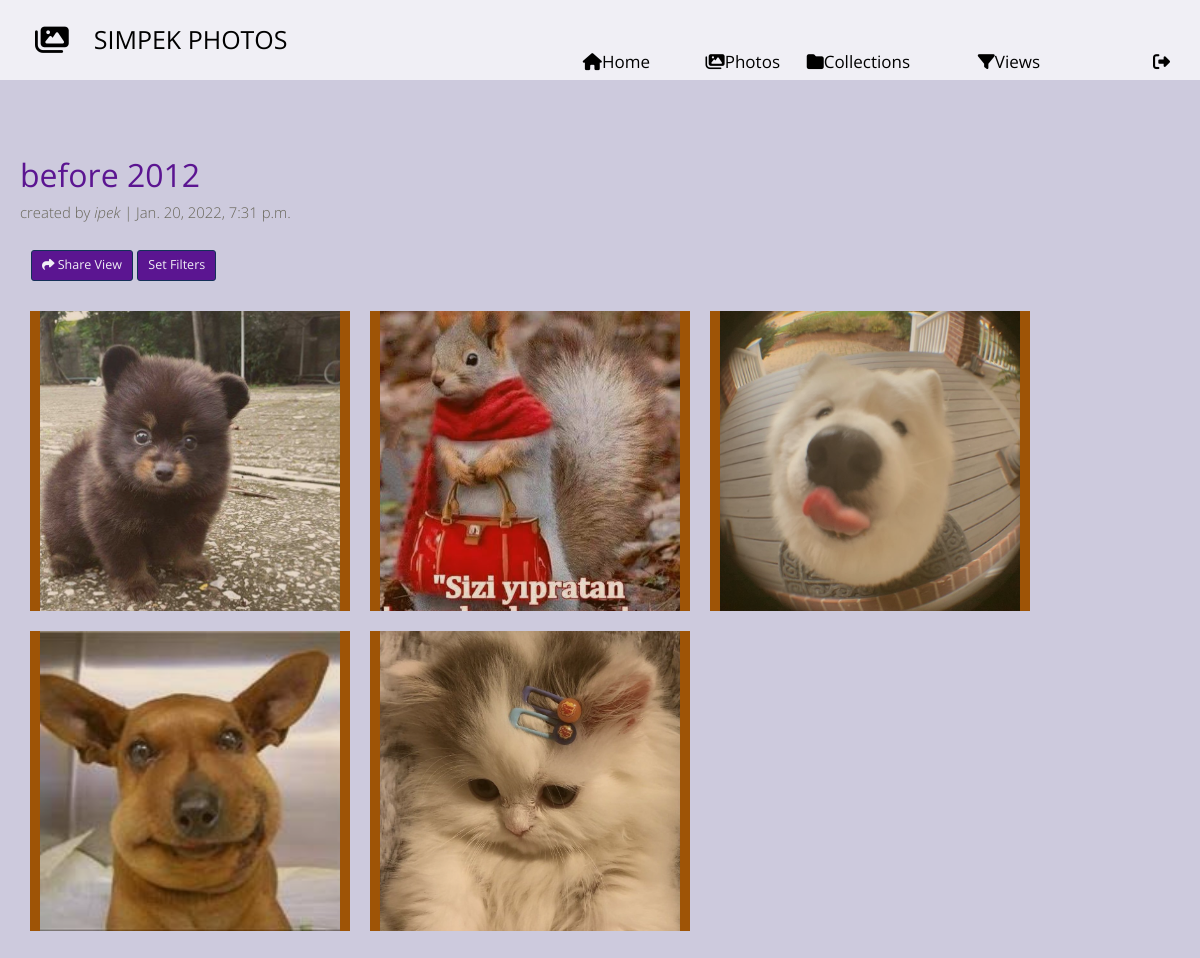
Screenshot of /shared-photo-library/view/2 (signed in) with the database file from the repository.
### shared_photo_library/models.py (models this page shows, shortened)
class FilterView(models.Model):
    owner = models.ForeignKey(User, on_delete=models.CASCADE, related_name='view_owner')
    collection = models.ForeignKey(Collection, on_delete=models.CASCADE, related_name='attached_to')
    view_name = models.CharField(max_length=100)
    shared_users = models.ManyToManyField(User, related_name='shared_views')
    tags = models.CharField(max_length=100, null=True)
    conjunctive = models.BooleanField(default=False)
    login_required = models.BooleanField(default=True)
    location_rect = models.CharField(max_length=100, null=True)
    start_time = models.DateField(null=True)
    end_time = models.DateField(null=True)
    created_date = models.DateTimeField(default=timezone.now)
    photos = models.ManyToManyField(Photo, related_name='view_photos')
    cover = models.ImageField(default='empty_col.jpg')

class Photo(models.Model):
    photo = models.ImageField(blank=True)
    location = models.CharField(max_length=100, null=True)
    date = models.DateField(null=True)
    tags = models.CharField(max_length=100, null=True)
    added_by = models.ForeignKey(User, on_delete=models.CASCADE)
    added_time = models.DateTimeField(default=timezone.now)

### shared_photo_library/views.py (the view, shortened to what this page needs)
# urls.py: path('view/<int:id>', FilterViewDetail.as_view(), name="view_detail"),
class FilterViewDetail(LoginRequiredMixin, View):
    def get(self, request, **kwargs):
        logged_in_user = request.user
        view_id = int(kwargs['id'])
        view = FilterView.objects.get(id=view_id)
        photos = view.photos.all().order_by('-added_time')
        photos = photo_tags_as_list(photos)
        filter_tags = view.collection.get_filter_tags()
        not_shared_users = [user.username for user in User.objects.all().exclude(shared_views=view)]
        shared_users = {user.username: user for user in User.objects.filter(shared_views=view)}
        return render(request, 'shared_photo_library/view_detail.html',
                      {'user': logged_in_user, 'photos': photos, 'view': view, 'filter_tags': filter_tags,
                       'not_shared_users': not_shared_users, 'shared_users': shared_users})

### shared_photo_library/models.py (called while the page is built)
def photo_tags_as_list(photos):
    for ph in photos:
        ph.tags = ph.tags.split(',')
    return photos

    def get_filter_tags(self):
        photos = self.photos.all()
        photos = photo_tags_as_list(photos)
        filter_tags = set()
        for ph in photos:
            if ph.tags != ['']:
                filter_tags = filter_tags.union(set(ph.tags))
        return filter_tags

### shared_photo_library/templates/shared_photo_library/view_detail.html (shortened to what this page needs)
{% extends 'index.html' %}
{% load static %}
{% load crispy_forms_tags %}
{% block head %}
    <link rel="stylesheet" href="{% static 'css/my_profile.css' %}?v1.2">
{% endblock %}
{% block content %}
    <li class="selected">
        <div class="cd-full-width">
            <div class="container-fluid js-tm-page-content" data-page-no="1" data-page-type="gallery">
                <div class="tm-img-gallery-container">
                    <br> <br>
                    <div class="tm-img-gallery gallery-one">
                        <small style="font-size: 32px; color:#5b1591"><b>{{ view.view_name }} </b></small> <br>
                        <small style="color: #686659">created by <i>{{ view.owner.username }}</i> | {{ view.created_date }} </small>
                        <br> <br>
                        <div class="tm-img-gallery-info-container">
                            {% if view.owner.id == user.id %}
                                {% if view.collection.owner.id == user.id %}
                                    <button style="color: #f0eff5;background-color: #5b1591;border-color: #143058;" type="button" class="btn btn-lg" data-bs-toggle="modal" data-bs-target="#shareWithUser"><i class="fas fa-share"></i> Share View</button>
                                {% endif %}
                                <button style="color: #f0eff5;background-color: #5b1591;border-color: #143058;" onclick="openSetFilterModal('{{ view.tags }}', '{{ view.start_time }}', '{{ view.end_time }}', '{{ view.conjunctive }}')" type="button" class="btn btn-lg" >Set Filters</button>
                            {% endif %}
                        </div>
                        {% for photo in photos %}
                            <div class="grid-item">
                                <figure class="effect-bubba">
                                    <img class="img-fluid tm-img cover" src="{{ photo.photo.url }}" alt="Image"  style="height:300px; width:300px;">
                                    <figcaption>
                                    </figcaption>
                                </figure>
                            </div>
                        {% endfor %}
                    </div>
                </div>
            </div>
        </div>
    </li>
{% endblock %}

### static/css/hero-slider-style.css (style rules this page uses)
*, *::after, *::before { -webkit-box-sizing: border-box; -moz-box-sizing: border-box; box-sizing: border-box; }
html { font-size: 62.5%; }
body { font-size: 1.6rem; font-family: "Open Sans", sans-serif; color: #2c343b; background-color: #f2f2f2; }
img { max-width: 100%; }
.cd-hero-slider li { position: absolute; top: 0; left: 0; width: 100%; height: auto; min-height: 100%; -webkit-transform: translateX(100%); -moz-transform: translateX(100%); -ms-transform: translateX(100%); -o-transform: translateX(100%); transform: translateX(100%); }
.cd-hero-slider li.selected { position: relative; -webkit-transform: translateX(0); -moz-transform: translateX(0); -ms-transform: translateX(0); -o-transform: translateX(0); transform: translateX(0); }
.cd-hero-slider li.is-moving, .cd-hero-slider li.selected { -webkit-transition: -webkit-transform 0.5s; -moz-transition: -moz-transform 0.5s; transition: transform 0.5s; }
.cd-hero-slider li { background-position: center center; background-size: cover; background-repeat: no-repeat; }
.cd-hero-slider li:first-of-type { background-color: #2c343b; }
.cd-hero-slider .cd-full-width, .cd-hero-slider .cd-half-width { position: absolute; width: 100%; height: 100%; z-index: 1; left: 0; top: 0; padding-top: 100px; text-align: center; -webkit-backface-visibility: hidden; backface-visibility: hidden; -webkit-transform: translateZ(0); -moz-transform: translateZ(0); -ms-transform: translateZ(0); -o-transform: translateZ(0); transform: translateZ(0); }
@media only screen and (min-width: 768px) { .cd-hero-slider .cd-full-width, .cd-hero-slider .cd-half-width { padding-top: 150px; } }
@media only screen and (min-width: 1170px) { .cd-hero-slider .cd-full-width, .cd-hero-slider .cd-half-width { padding-top: 220px; } }

### static/css/my_profile.css (style rules this page uses)
.cover { object-fit: cover; }

### rows the page displays
FilterView: view_name "before 2012", owner.username "ipek", created_date "Jan. 20, 2022, 7:31 p.m."
Photo: photo (picture)
Photo: photo (picture)
Photo: photo (picture)
Photo: photo (picture)
Photo: photo (picture)
